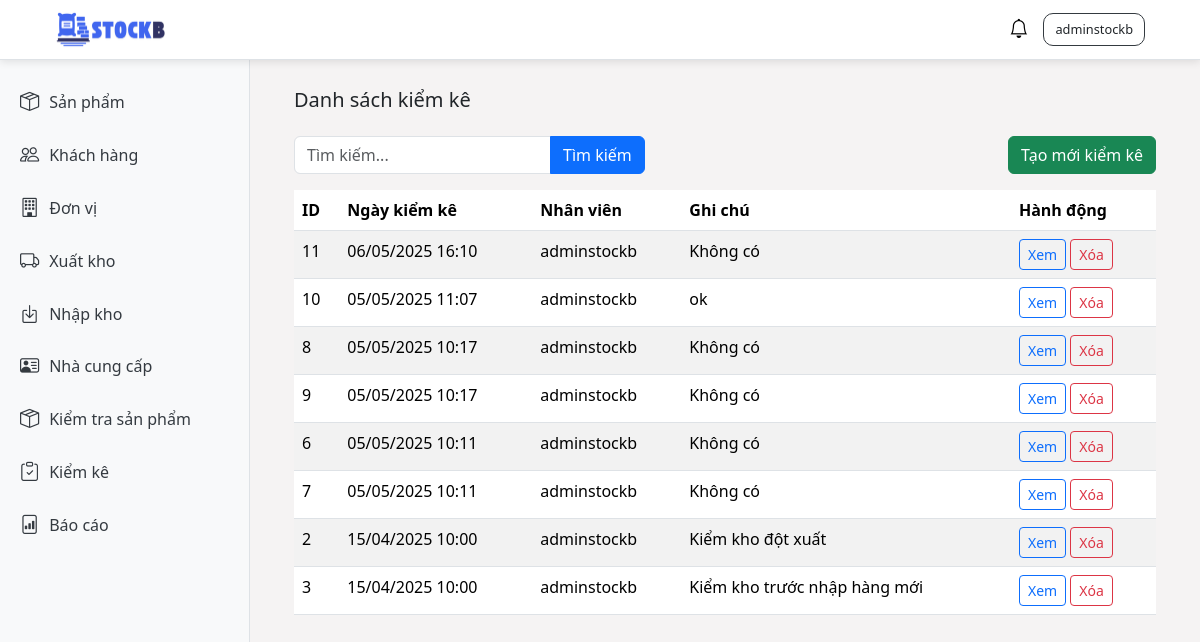
The page /inventory-check/ (signed in) on the database as committed earlier.
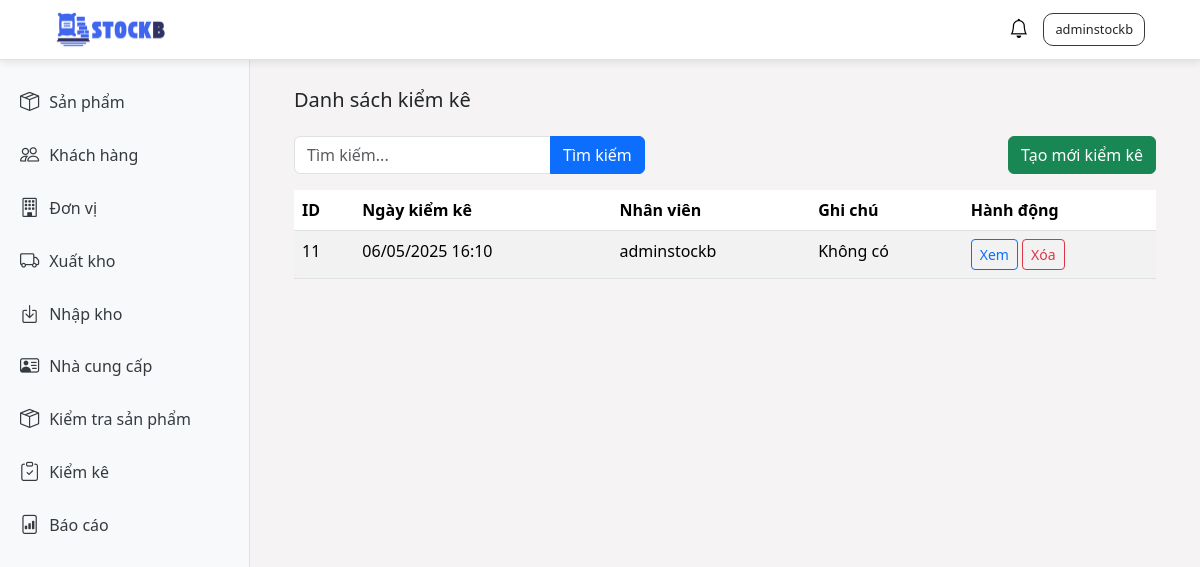
The same page on the database as committed later.
### stockb/models.py (models this page shows, shortened)
class InventoryCheck(models.Model):
    check_date = models.DateTimeField(default=timezone.now)
    employee = models.ForeignKey(User, on_delete=models.CASCADE)
    notes = models.TextField(blank=True, null=True)
    created_at = models.DateTimeField(auto_now_add=True)
    updated_at = models.DateTimeField(auto_now=True)

### stockb/views/inventory_check_views.py (the view)
# urls.py: path('inventory-check/', inventory_check_views.inventory_check_list, name='inventory_check_list'),
@login_required
def inventory_check_list(request):
    inventory_checks = InventoryCheck.objects.all().order_by('-check_date')
    search_query = request.GET.get('search', '')
    if search_query:
        inventory_checks = inventory_checks.filter(
            Q(id__icontains=search_query) |
            Q(notes__icontains=search_query) |
            Q(employee__username__icontains=search_query)
        )
    context = {
        'title': "Kiểm kê hàng hóa",
        'inventory_checks': inventory_checks,
        'search_query': search_query
    }
    return render(request, 'inventory/inventory_check_list.html', context)

### stockb/context_processors.py (called while the page is built)
def notifications(request):
    return {
        'notifications': Notification.objects.all()[:50]
    }

### stockb/templates/inventory/inventory_check_list.html (shortened to what this page needs)
{% extends 'base.html' %}
{% block content %}
<div class="container-fluid">
    <h5 class="mb-4">Danh sách kiểm kê</h5>
    <div class="d-flex justify-content-between align-items-center mb-3">
        <div>
            <form method="GET" class="form-inline">
                <div class="input-group">
                    <input type="text" name="search" class="form-control" placeholder="Tìm kiếm..." value="{{ request.GET.search }}">
                    <button type="submit" class="btn btn-primary">Tìm kiếm</button>
                </div>
            </form>
        </div>
        <div>
            <a href="{% url 'inventory_check_create' %}" class="btn btn-success">Tạo mới kiểm kê</a>
        </div>
    </div>
    <table class="table table-striped">
        <thead>
            <tr>
                <th>ID</th>
                <th>Ngày kiểm kê</th>
                <th>Nhân viên</th>
                <th>Ghi chú</th>
                <th>Hành động</th>
            </tr>
        </thead>
        <tbody>
            {% for check in inventory_checks %}
                <tr>
                    <td>{{ check.id }}</td>
                    <td>{{ check.check_date|date:"d/m/Y H:i" }}</td>
                    <td>{{ check.employee }}</td>
                    <td>{{ check.notes|default:"Không có" }}</td>
                    <td>
                        <a href="{% url 'inventory_check_update' pk=check.id %}" class="btn btn-sm btn-outline-primary">Xem</a>
                        <form method="POST" action="{% url 'inventory_check_delete' pk=check.id %}" style="display:inline;" onsubmit="return confirm('Bạn có chắc chắn muốn xóa kiểm kê này không?');">
                            <button type="submit" class="btn btn-sm btn-outline-danger">Xóa</button>
                        </form>
                    </td>
                </tr>
            {% empty %}
                <tr>
                    <td colspan="5">Không có kiểm kê nào.</td>
                </tr>
            {% endfor %}
        </tbody>
    </table>
</div>
{% endblock %}

### templates/base.html (shortened to what this page needs)
<!DOCTYPE html>
<html lang="vi">
{% load static %}
<head>
    <link href="https://cdn.jsdelivr.net/npm/bootstrap@5.3.3/dist/css/bootstrap.min.css" rel="stylesheet">
    <link rel="stylesheet" href="https://cdnjs.cloudflare.com/ajax/libs/bootstrap-icons/1.11.3/font/bootstrap-icons.min.css">
    <link rel="stylesheet" href="{% static 'css/styles.css' %}">
</head>
<body>
    <div class="header">
        <div class="left-container">
            <img src="{% static 'stockb-logo.png' %}" alt="StockB Logo" />
        </div>
        <div class="d-flex align-items-center">
            <div class="dropdown">
                <button class="notification-btn" id="notificationDropdown" data-bs-toggle="dropdown" aria-expanded="false" aria-label="Thông báo">
                    <i class="bi bi-bell"></i>
                </button>
            </div>
            {% if user.is_authenticated %}
                <div class="dropdown name-user">
                    <button class="dropdown-toggle text-dark bg-transparent border-0" id="dropdownMenuButton1"
                        data-bs-toggle="dropdown" aria-expanded="false">
                        {{ user.username }}
                    </button>
                </div>
            {% else %}
                <div class="name-user">
                    <a class="bg-transparent text-dark border-0 text-decoration-none" href="{% url 'login' %}">Đăng nhập</a>
                </div>
            {% endif %}
        </div>
    </div>
    <div class="sidebar">
        <a href="#" data-bs-toggle="collapse" data-bs-target="#sanphamSubmenu" aria-expanded="false">
            <i class="bi bi-box-seam"></i>Sản phẩm
        </a>
        <a href="/customers"><i class="bi bi-people"></i> Khách hàng</a>
        <a href="/units"><i class="bi bi-building"></i> Đơn vị</a>
        <a href="/stock-out"><i class="bi bi-truck"></i> Xuất kho</a>
        <a href="/stock-in"><i class="bi bi-box-arrow-in-down"></i> Nhập kho</a>
        <a href="/supplier"><i class="bi bi-person-vcard"></i> Nhà cung cấp</a>
        <a href="#" data-bs-toggle="collapse" data-bs-target="#kiemkeSubmenu" aria-expanded="false">
            <i class="bi bi-box-seam"></i> Kiểm tra sản phẩm
        </a>
        <a href="/inventory-check"><i class="bi bi-clipboard-check"></i>Kiểm kê</a>
        <a href="/report"><i class="bi bi-file-bar-graph"></i>Báo cáo</a>
    </div>
    <div class="main-content">
        <div class="container mt-5">
            {% block content %}{% endblock %}
        </div>
    </div>
</body>
</html>

### static/css/styles.css (style rules this page uses)
.header { height: 60px; width: 100%; background-color: #ffffff; display: flex; align-items: center; justify-content: space-between; padding: 0 20px; border-bottom: 1px solid #dee2e6; position: fixed; top: 0; left: 0; z-index: 1000; box-shadow: 0 2px 8px rgba(0, 0, 0, 0.1); }
.header .left-container { display: flex; }
.header .name-user { border: #343a40 solid 1px; padding: 5px; border-radius: 10px; font-size: 80%; margin-right: 35px; font-weight: 600; }
.header img { width: 120px; height: 40px; object-fit: cover; margin-left: 30px; justify-content: center; }
.sidebar { width: 250px; background-color: #F8F9FA; padding-top: 1rem; border-right: 1px solid #dee2e6; height: calc(100vh - 60px); position: fixed; top: 60px; left: 0; }
.sidebar a { color: #343a40; text-decoration: none; display: flex; align-items: center; padding: 12px 20px; font-weight: 500; transition: 0.2s; }
.sidebar i { margin-right: 10px; font-size: 1.2rem; }
.name-user .dropdown-toggle::after { display: none; }
.main-content { margin-left: 250px; margin-top: 20px; padding: 20px; background: #F5F3F3; height: calc(100vh - 20px); overflow-y: auto; }
.notification-btn { position: relative; margin-right: 15px; background: none; border: none; padding: 0; }
.notification-btn .bi-bell { font-size: 1.2rem; }

Rows that differ between the two databases and show on the page:
removed InventoryCheck: id "10", check_date "05/05/2025 11:07", employee "adminstockb", notes "ok"
removed InventoryCheck: id "8", check_date "05/05/2025 10:17", employee "adminstockb", notes "Không có"
removed InventoryCheck: id "9", check_date "05/05/2025 10:17", employee "adminstockb", notes "Không có"
removed InventoryCheck: id "6", check_date "05/05/2025 10:11", employee "adminstockb", notes "Không có"
removed InventoryCheck: id "7", check_date "05/05/2025 10:11", employee "adminstockb", notes "Không có"
removed InventoryCheck: id "2", check_date "15/04/2025 10:00", employee "adminstockb", notes "Kiểm kho đột xuất"
removed InventoryCheck: id "3", check_date "15/04/2025 10:00", employee "adminstockb", notes "Kiểm kho trước nhập hàng mới"
